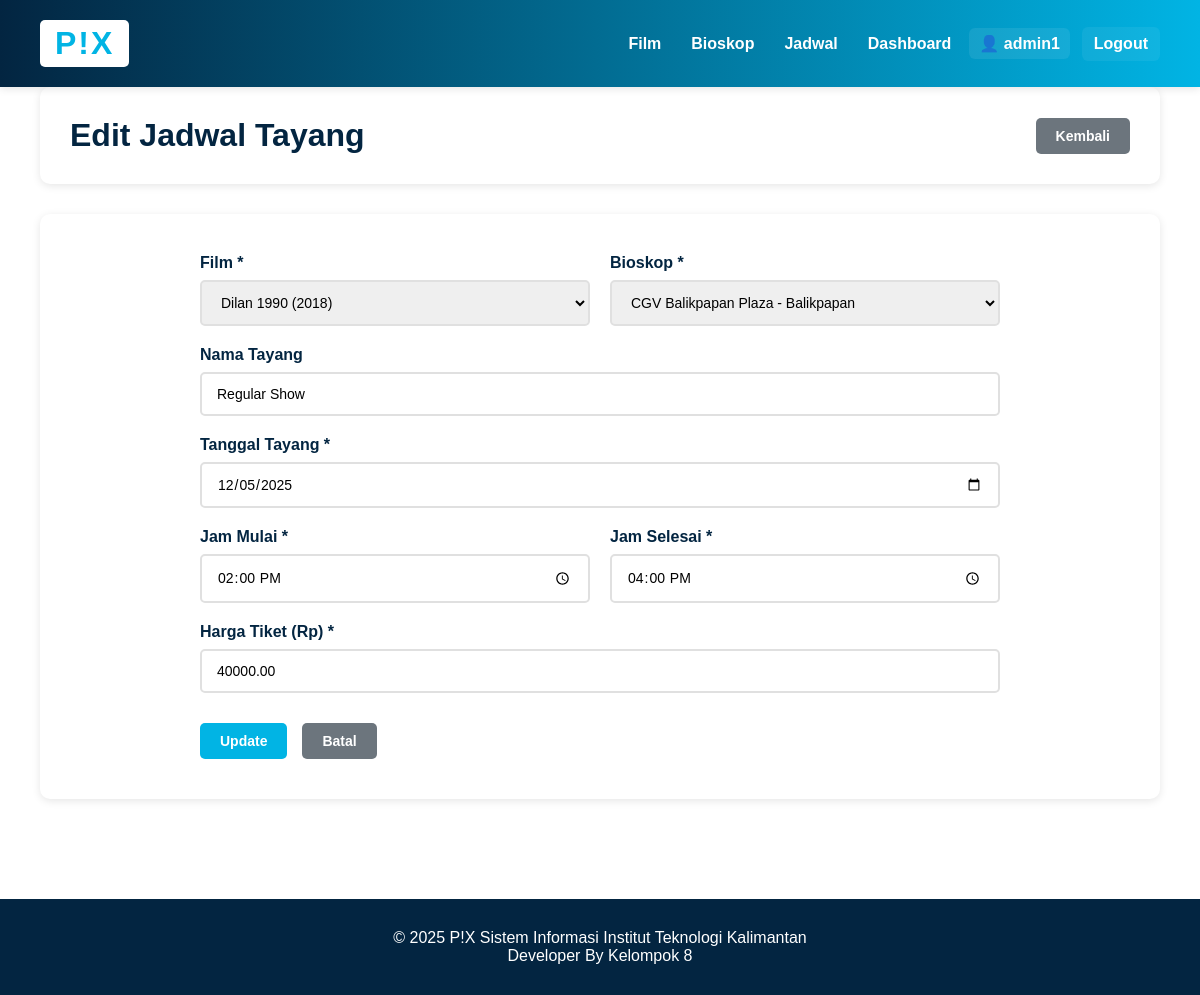
The page /index.php?module=jadwal&action=edit&id=3 (signed in) on the database its author committed.
### tables this page shows
CREATE TABLE Jadwal_Tayang (
    id_tayang INT PRIMARY KEY AUTO_INCREMENT,
    id_film INT NOT NULL,
    id_bioskop INT NOT NULL,
    nama_tayang VARCHAR(100),
    tanggal_tayang DATE NOT NULL,
    jam_mulai TIME NOT NULL,
    jam_selesai TIME NOT NULL,
    harga_tiket DECIMAL(10,2) NOT NULL,
    kapasitas_total INT DEFAULT 100,
    kapasitas_tersedia INT DEFAULT 100,
    created_at TIMESTAMP DEFAULT CURRENT_TIMESTAMP,
    updated_at TIMESTAMP DEFAULT CURRENT_TIMESTAMP ON UPDATE CURRENT_TIMESTAMP,
    FOREIGN KEY (id_film) REFERENCES Film(id_film) ON DELETE CASCADE,
    FOREIGN KEY (id_bioskop) REFERENCES Bioskop(id_bioskop) ON DELETE CASCADE
);

CREATE TABLE Film (
    id_film INT PRIMARY KEY AUTO_INCREMENT,
    judul_film VARCHAR(200) NOT NULL,
    tahun_rilis YEAR NOT NULL,
    durasi_menit INT NOT NULL,
    sipnosis TEXT,
    rating DECIMAL(3,1),
    poster_url VARCHAR(500) DEFAULT 'https://via.placeholder.com/300x450',
    id_genre INT,
    created_at TIMESTAMP DEFAULT CURRENT_TIMESTAMP,
    updated_at TIMESTAMP DEFAULT CURRENT_TIMESTAMP ON UPDATE CURRENT_TIMESTAMP,
    FOREIGN KEY (id_genre) REFERENCES Genre(id_genre) ON DELETE SET NULL
);

CREATE TABLE Bioskop (
    id_bioskop INT PRIMARY KEY AUTO_INCREMENT,
    nama_bioskop VARCHAR(100) NOT NULL,
    kota VARCHAR(50) NOT NULL,
    alamat_bioskop TEXT NOT NULL,
    jumlah_studio INT NOT NULL DEFAULT 4,
    created_at TIMESTAMP DEFAULT CURRENT_TIMESTAMP,
    updated_at TIMESTAMP DEFAULT CURRENT_TIMESTAMP ON UPDATE CURRENT_TIMESTAMP
);

### config/database.php (called while the page is built, shortened)
<?php
class Database {
    private $host = "localhost";
    private $db_name = "pix_database";
    private $username = "root";
    private $password = "";
    public function getConnection() {
        $this->conn = null;
        try {
            $this->conn = new PDO(
                "mysql:host=" . $this->host . ";dbname=" . $this->db_name,
                $this->username,
                $this->password
            );
            $this->conn->setAttribute(PDO::ATTR_ERRMODE, PDO::ERRMODE_EXCEPTION);
            $this->conn->exec("set names utf8mb4");
        } catch(PDOException $exception) {
            echo "Connection error: " . $exception->getMessage();
        }
        return $this->conn;
    }
}
?>

### models/Film.php (called while the page is built, shortened)
<?php
require_once 'models/QueryBuilder.php';
class Film {
    private $qb;
    private $table_name = "Film";
    public function __construct($db) {
        $this->qb = new QueryBuilder($db);
    }
    public function readAll() {
        $stmt = $this->qb->reset()
            ->table($this->table_name . ' f')
            ->select('f.*, g.nama_genre')
            ->leftJoin('Genre g', 'f.id_genre', '=', 'g.id_genre')
            ->orderBy('f.tahun_rilis', 'DESC')
            ->get();
        return $stmt;
    }
}
?>

### models/QueryBuilder.php (called while the page is built, shortened)
<?php
class QueryBuilder {
    private $pdo;
    private $table;
    private $bindings = [];
    private $select = '*';
    private $joins = [];
    private $wheres = [];
    private $orderBy = [];
    private $limit;
    public function __construct($pdo) {
        $this->pdo = $pdo;
    }
    public function table($table) {
        $this->table = $table;
        return $this;
    }
    public function select($columns = '*') {
        if (is_array($columns)) {
            $this->select = implode(', ', $columns);
        } else {
            $this->select = $columns;
        }
        return $this;
    }
    public function join($table, $first, $operator, $second, $type = 'INNER') {
        $this->joins[] = "$type JOIN $table ON $first $operator $second";
        return $this;
    }
    public function leftJoin($table, $first, $operator, $second) {
        return $this->join($table, $first, $operator, $second, 'LEFT');
    }
    public function where($column, $operator, $value = null) {
        $placeholder = ':where_' . count($this->bindings);
        $this->wheres[] = "$column $operator $placeholder";
        $this->bindings[$placeholder] = $value;
        return $this;
    }
    public function orderBy($column, $direction = 'ASC') {
        $this->orderBy[] = "$column $direction";
        return $this;
    }
    public function limit($limit) {
        $this->limit = $limit;
        return $this;
    }
    private function buildSelectQuery() {
        $query = "SELECT {$this->select} FROM {$this->table}";
        if (!empty($this->joins)) {
            $query .= ' ' . implode(' ', $this->joins);
        }
        if (!empty($this->wheres)) {
            $query .= ' WHERE ' . implode(' AND ', $this->wheres);
        }
        if (!empty($this->orderBy)) {
            $query .= ' ORDER BY ' . implode(', ', $this->orderBy);
        }
        if ($this->limit !== null) {
            $query .= " LIMIT {$this->limit}";
        }
        return $query;
    }
    public function get() {
        $query = $this->buildSelectQuery();
        $stmt = $this->pdo->prepare($query);
        $stmt->execute($this->bindings);
        return $stmt;
    }
    public function reset() {
        $this->bindings = [];
        $this->select = '*';
        $this->joins = [];
        $this->wheres = [];
        $this->orderBy = [];
        $this->limit = null;
        $this->offset = null;
        return $this;
    }
}
?>

### models/Jadwal.php (called while the page is built, shortened)
<?php
require_once 'models/QueryBuilder.php';
class Jadwal {
    private $qb;
    private $table_name = "Jadwal_Tayang";
    public $id_tayang;
    public function __construct($db) {
        $this->qb = new QueryBuilder($db);
    }
    public function readOne() {
        $row = $this->qb->reset()
            ->table($this->table_name . ' jt')
            ->select('jt.*, f.judul_film, b.nama_bioskop')
            ->leftJoin('Film f', 'jt.id_film', '=', 'f.id_film')
            ->leftJoin('Bioskop b', 'jt.id_bioskop', '=', 'b.id_bioskop')
            ->where('jt.id_tayang', '=', $this->id_tayang)
            ->first();
        if ($row) {
            $this->id_film = $row['id_film'];
            $this->id_bioskop = $row['id_bioskop'];
            $this->nama_tayang = $row['nama_tayang'];
            $this->tanggal_tayang = $row['tanggal_tayang'];
            $this->jam_mulai = $row['jam_mulai'];
            $this->jam_selesai = $row['jam_selesai'];
            $this->harga_tiket = $row['harga_tiket'];
            return true;
        }
        return false;
    }
}
?>

### models/Bioskop.php (called while the page is built, shortened)
<?php
require_once 'models/QueryBuilder.php';
class Bioskop {
    private $qb;
    private $table_name = "Bioskop";
    public function __construct($db) {
        $this->qb = new QueryBuilder($db);
    }
    public function readAll() {
        $stmt = $this->qb->reset()
            ->table($this->table_name)
            ->select('*')
            ->orderBy('nama_bioskop', 'ASC')
            ->get();
        return $stmt;
    }
}
?>

### views/jadwal/edit.php (the view, shortened to what this page needs)
<?php require_once 'views/layouts/header.php'; ?>
<div class="container">
    <div class="header-section">
        <h1>Edit Jadwal Tayang</h1>
        <a href="index.php?module=jadwal" class="btn btn-secondary">Kembali</a>
    </div>
    <div class="form-container">
        <form method="POST" action="index.php?module=jadwal&action=update" class="movie-form">
            <div class="form-row">
                <div class="form-group">
                    <label for="id_film">Film *</label>
                    <select id="id_film" name="id_film" required>
                        <?php foreach($films as $film): ?>
                            <option value="<?php echo $film['id_film']; ?>"
                                <?php echo ($this->jadwal->id_film == $film['id_film']) ? 'selected' : ''; ?>>
                                <?php echo htmlspecialchars($film['judul_film']); ?> (<?php echo $film['tahun_rilis']; ?>)
                            </option>
                        <?php endforeach; ?>
                    </select>
                </div>
                <div class="form-group">
                    <label for="id_bioskop">Bioskop *</label>
                    <select id="id_bioskop" name="id_bioskop" required>
                        <?php foreach($bioskops as $bioskop): ?>
                            <option value="<?php echo $bioskop['id_bioskop']; ?>"
                                <?php echo ($this->jadwal->id_bioskop == $bioskop['id_bioskop']) ? 'selected' : ''; ?>>
                                <?php echo htmlspecialchars($bioskop['nama_bioskop']); ?> - <?php echo $bioskop['kota']; ?>
                            </option>
                        <?php endforeach; ?>
                    </select>
                </div>
            </div>
            <div class="form-group">
                <label for="nama_tayang">Nama Tayang</label>
                <input type="text" id="nama_tayang" name="nama_tayang"
                       value="<?php echo htmlspecialchars($this->jadwal->nama_tayang); ?>">
            </div>
            <div class="form-group">
                <label for="tanggal_tayang">Tanggal Tayang *</label>
                <input type="date" id="tanggal_tayang" name="tanggal_tayang" required
                       value="<?php echo $this->jadwal->tanggal_tayang; ?>">
            </div>
            <div class="form-row">
                <div class="form-group">
                    <label for="jam_mulai">Jam Mulai *</label>
                    <input type="time" id="jam_mulai" name="jam_mulai" required
                           value="<?php echo $this->jadwal->jam_mulai; ?>">
                </div>
                <div class="form-group">
                    <label for="jam_selesai">Jam Selesai *</label>
                    <input type="time" id="jam_selesai" name="jam_selesai" required
                           value="<?php echo $this->jadwal->jam_selesai; ?>">
                </div>
            </div>
            <div class="form-group">
                <label for="harga_tiket">Harga Tiket (Rp) *</label>
                <input type="number" id="harga_tiket" name="harga_tiket" required
                       min="0" step="1000" value="<?php echo $this->jadwal->harga_tiket; ?>">
            </div>
            <div class="form-actions">
                <button type="submit" class="btn btn-primary"> Update</button>
                <a href="index.php?module=jadwal" class="btn btn-secondary"> Batal</a>
            </div>
        </form>
    </div>
</div>
<?php require_once 'views/layouts/footer.php'; ?>

### assets/style.css (style rules this page uses)
* { margin: 0; padding: 0; box-sizing: border-box; }
html, body { margin: 0; padding: 0; font-family: 'Source Sans Pro', Arial, sans-serif; background: #ffffff; min-height: 100vh; color: #000000; }
.container { max-width: 1400px; margin: 0 auto; padding: 0 40px 40px; }
.btn { padding: 10px 20px; border: none; border-radius: 5px; cursor: pointer; text-decoration: none; display: inline-block; font-weight: 600; transition: all 0.3s; font-size: 14px; }
.btn-primary { background: #01b4e4; color: white; }
.btn-secondary { background: #6c757d; color: white; }
.header-section { background: white; padding: 30px; border-radius: 10px; margin-bottom: 30px; box-shadow: 0 2px 8px rgba(0,0,0,0.1); display: flex; justify-content: space-between; align-items: center; }
.header-section h1 { color: #032541; font-size: 32px; }
.form-container { background: white; padding: 40px; border-radius: 10px; box-shadow: 0 2px 8px rgba(0,0,0,0.1); }
.movie-form { max-width: 800px; margin: 0 auto; }
.form-group { margin-bottom: 20px; }
.form-group label { display: block; margin-bottom: 8px; font-weight: 600; color: #032541; }
.form-group input, .form-group select, .form-group textarea { width: 100%; padding: 12px 15px; border: 2px solid #e0e0e0; border-radius: 5px; font-size: 14px; font-family: inherit; transition: all 0.3s; }
.form-row { display: grid; grid-template-columns: 1fr 1fr; gap: 20px; }
.form-actions { display: flex; gap: 15px; margin-top: 30px; }

### rows shown on the page
jadwal_tayang: id_film "Dilan 1990 (2018)", id_bioskop "CGV Balikpapan Plaza - Balikpapan", nama_tayang "Regular Show", tanggal_tayang "12/05/2025", jam_mulai "14:00:00", jam_selesai "16:00:00", harga_tiket "40000.00"

### other values the page prints
$_SESSION['admin_username'] "admin1"
